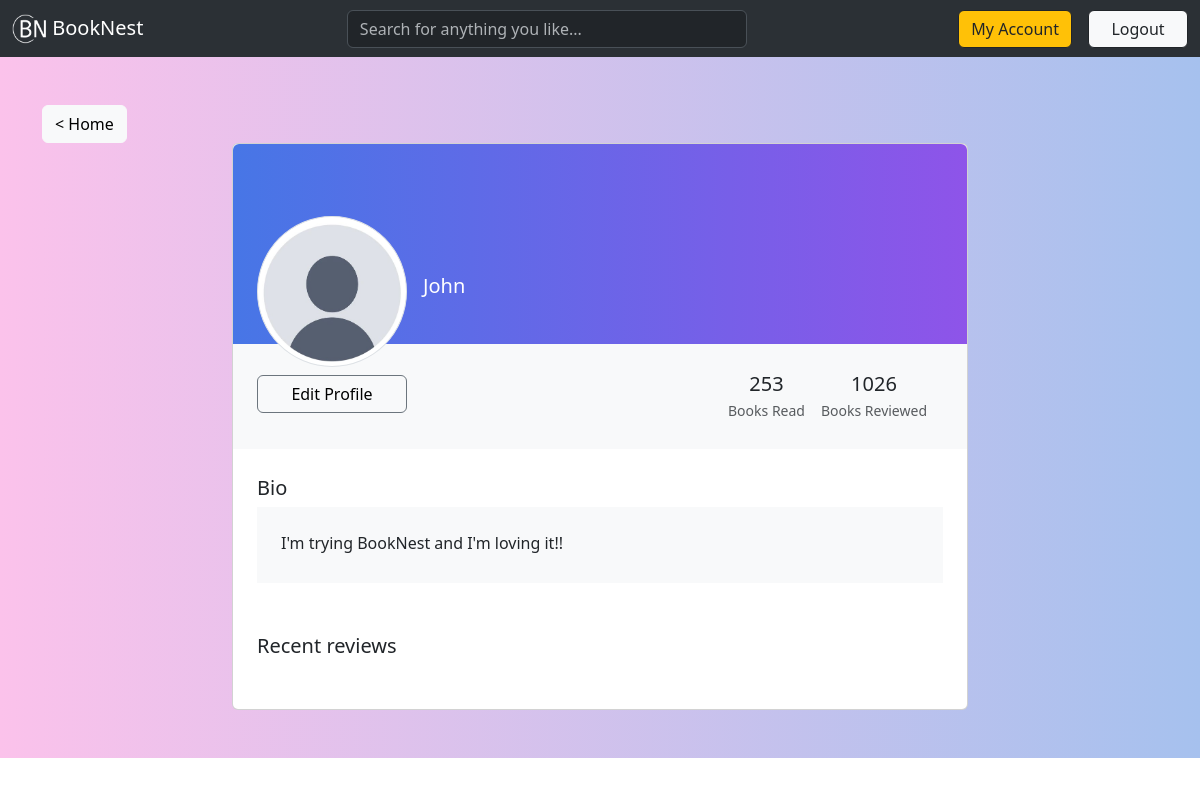
Screenshot of /account/1 (signed in) with the database file from the repository.
### main/models.py (models this page shows, shortened)
class User(db.Model, UserMixin):
    id = db.Column(db.Integer, primary_key=True)
    username = db.Column(db.String(80), unique=True, nullable=False)
    email = db.Column(db.String(120), unique=True, nullable=False)
    password_hash = db.Column(db.String(128), nullable=False)
    bio = db.Column(db.Text, nullable=True, default="I'm trying BookNest and I'm loving it!!")
    icon = db.Column(db.String(100), nullable=True, default='static/user/default.jpg')
    created_at = db.Column(db.DateTime, default=datetime.now(timezone.utc))
    books = db.relationship('UserBook', backref='user', lazy=True)
    reviews = db.relationship('Review', backref='user', lazy=True, cascade="all, delete-orphan")
    @property
    def password(self):
        return self.password

### main/routes.py (the view)
@app.route('/account/<int:user_id>')
def account_page(user_id):
    user = User.query.get(user_id)
    reviews = Review.query.filter_by(user_id=user.id).order_by(Review.created_at.desc()).all()
    return render_template('account.html', user=user, reviews=reviews)

### main/models.py (called while the page is built)
@login_manager.user_loader
def load_user(user_id):
	return User.query.get(int(user_id))

### main/templates/account.html (shortened to what this page needs)
{% extends 'base.html' %}
{% block body %}
{% if user.id == current_user.id %}
<section class="h-100 gradient-custom-2">
    <div class="container py-5 h-100">
      <a class="btn btn-light" href="{{ url_for('home_page') }}">< Home</a>
      <div class="row d-flex justify-content-center">
        <div class="col col-lg-9 col-xl-8">
          <div class="card">
            <div class="rounded-top text-white d-flex flex-row" style="height:200px; background: linear-gradient(to right, #4776E6, #8E54E9);">
              <div class="ms-4 mt-5 d-flex flex-column" style="width: 150px;">
                <img src="{{ url_for('static', filename=user.icon.split('static/')[1]) }}"
                  alt="Generic placeholder image" class="img-fluid img-thumbnail mt-4 mb-2"
                  style="width: 150px; border-radius: 50%; z-index: 1">
                  <a href="{{ url_for('edit_profile') }}" class="btn btn-outline-secondary text-body" style="z-index: 1;">
                    <button type="button" data-mdb-button-init data-mdb-ripple-init data-mdb-ripple-color="dark" style="border: none; background: none; padding: 0;">
                        Edit Profile
                    </button>
                </a>
              </div>
              <div class="ms-3" style="margin-top: 130px;">
                <h5>{{ user.username.capitalize() }}</h5>
              </div>
            </div>
            <div class="p-4 text-black bg-body-tertiary">
              <div class="d-flex justify-content-end text-center py-1 text-body">
                <div>
                  <p class="mb-1 h5">253</p>
                  <p class="small text-muted mb-0">Books Read</p>
                </div>
                <div class="px-3">
                  <p class="mb-1 h5">1026</p>
                  <p class="small text-muted mb-0">Books Reviewed</p>
                </div>
              </div>
            </div>
            <div class="card-body p-4 text-black">
              <div class="mb-5  text-body">
                <p class="lead fw-normal mb-1">Bio</p>
                <div class="p-4 bg-body-tertiary">
                  <p class="font-italic mb-1">{{ user.bio }}</p>
                </div>
              </div>
              <div class="d-flex justify-content-between align-items-center mb-4 text-body">
                <p class="lead fw-normal mb-0">Recent reviews</p>
              </div>
            </div>
          </div>
        </div>
      </div>
    </div>
  </section>
{% endif %}
{% endblock %}

### main/templates/account.html (style rules this page uses)
.gradient-custom-2 { background: #fbc2eb; background: -webkit-linear-gradient(to right, rgba(251, 194, 235, 1), rgba(166, 193, 238, 1)); background: linear-gradient(to right, rgba(251, 194, 235, 1), rgba(166, 193, 238, 1)) }

### rows the page displays
User: icon (placeholder picture), username "John", bio "I'm trying BookNest and I'm loving it!!"
